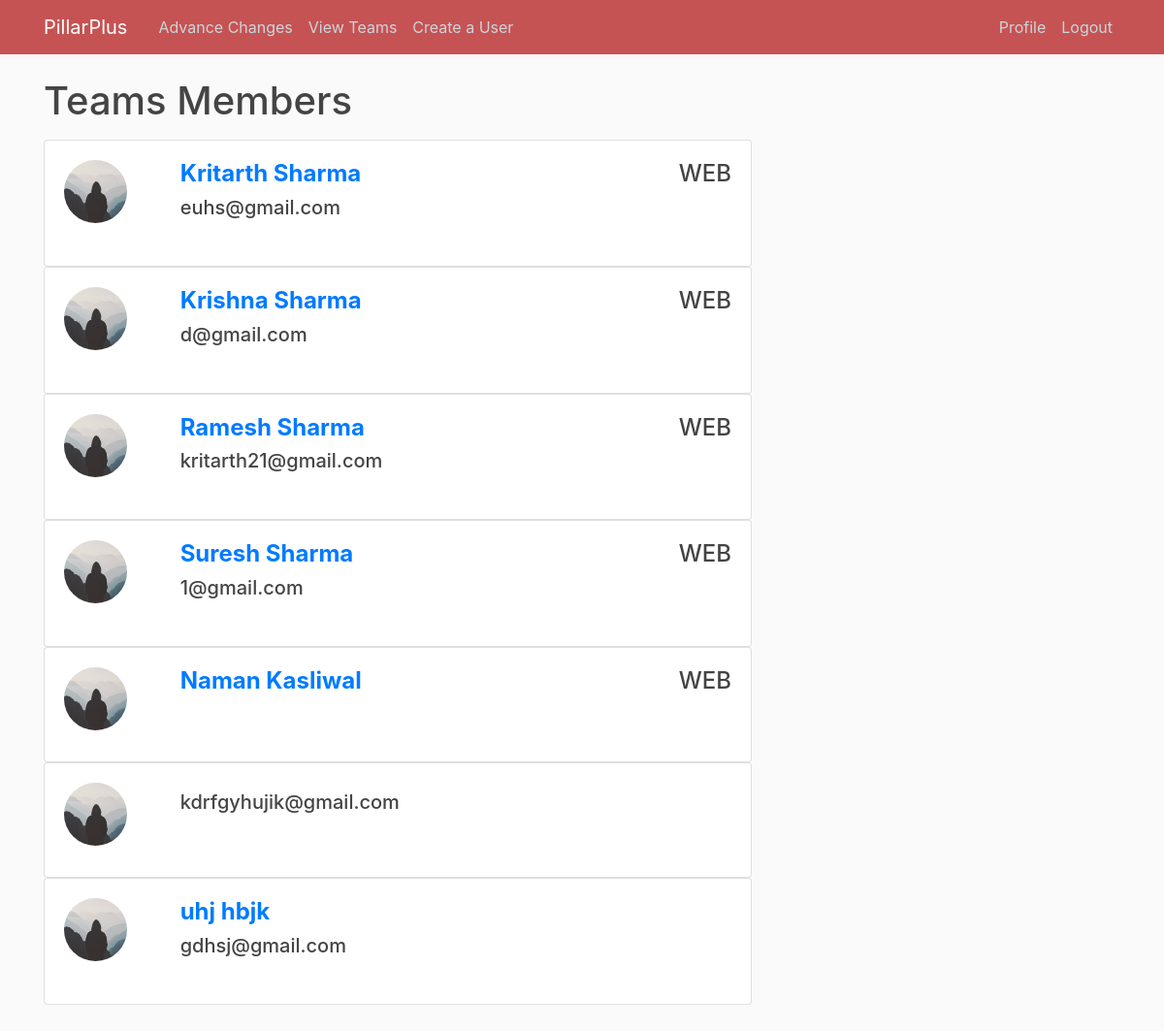
The app's page /Web Developer (signed in), older data.
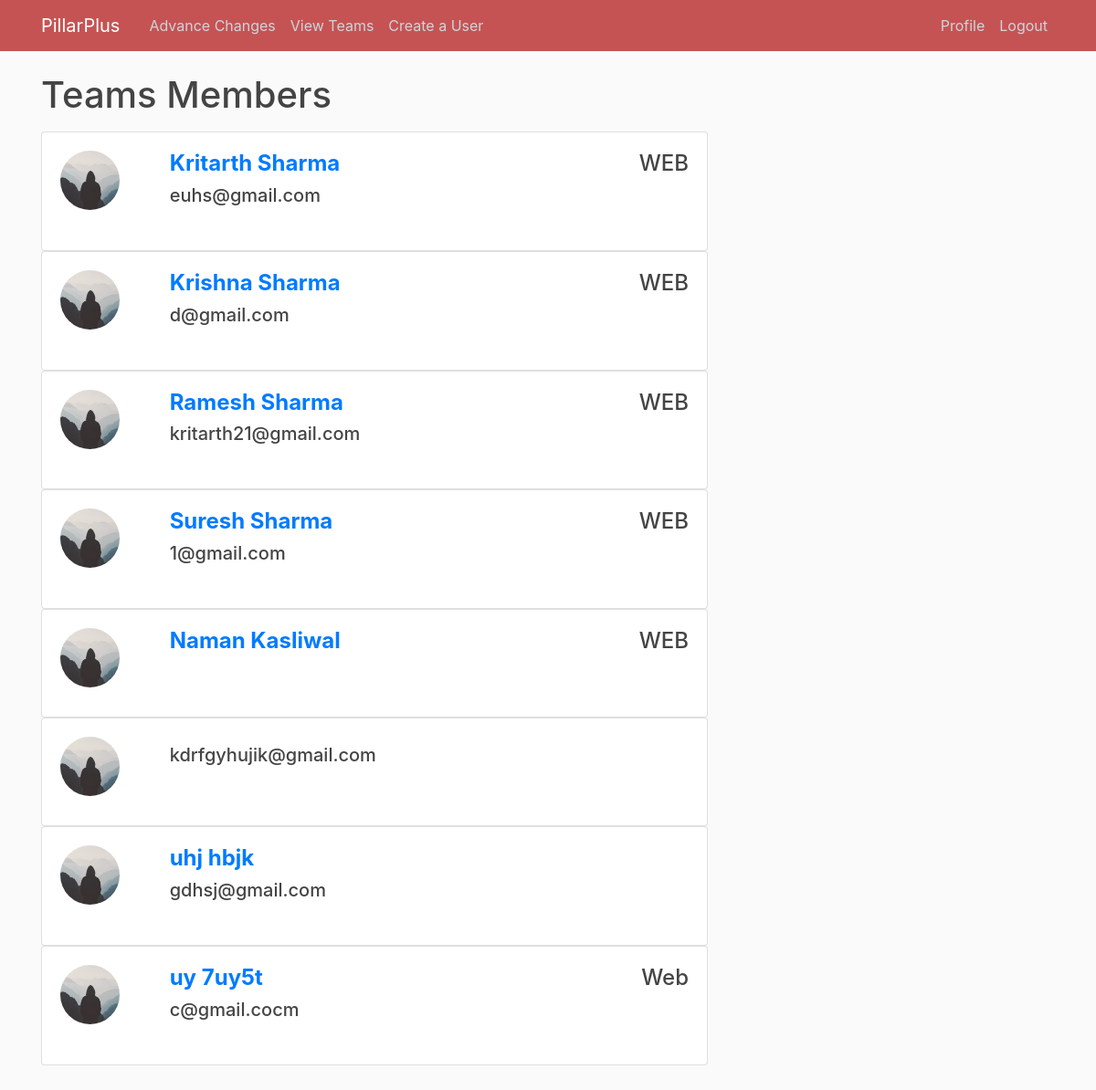
The same page, newer data.
### users/models.py (models this page shows)
class Profile(models.Model):
    user = models.OneToOneField(User, on_delete=models.CASCADE)
    image = models.ImageField(default='default.jpg', upload_to='profile_pics')
    goal=models.CharField(max_length=1000)
    role=models.CharField(max_length=100)
    team=models.ForeignKey(Team,on_delete=models.CASCADE,blank=True, null=True)
    last_time_logout=models.DateTimeField(blank=True, null=True)
    '''def __str__(self):
        return f'{self.user.username} Profile'

    def save(self, *args,**kwargs):
        super().save( *args,**kwargs)

        img = Image.open(self.image.path)

        if img.height > 300 or img.width > 300:
            output_size = (300, 300)
            img.thumbnail(output_size)
            img.save(self.image.path)
    '''

### blog/views.py (the view)
# urls.py: path('<str:name>',views.teammembers,name='teammembers'),
def teammembers(request,name):
    if request.user.is_superuser:
        context = {
                'team': Profile.objects.filter(team__name=name),
            }
        print(context)
        return render(request, 'blog/teammembers.html', context)
    else:
        return redirect('hom')

### blog/templates/blog/teammembers.html (shortened to what this page needs)
{% extends "blog/base.html" %}
{% block content %}
<h1 class="mb-3">Teams Members {{ self.kwargs.name }} </h1>
{% for post in team %}
<div class="container" >
<div class="row">
<div class="card" style="width: 50rem;">
<div class="card-body">
<h5 class="card-title">
<div class="row">
<div class="col-sm-2 col-md-2">
<img src="{{ post.user.profile.image.url }}" alt="" class="rounded-circle article-img"/>
</div>
<div class="col-sm-10 col-md-10" style="">
<h4>
<b> <a  href="{% url 'user-posts' post.user %}">{{ post.user.get_full_name }}</a></b><p style="float:right;"> {{ post.user.profile.role|safe }}
</p></h4>
<p>
{{ post.user.email }}</p>
</div>
</div>
</div>
</div>
<br>
<br>
{% endfor %}
{% endblock content %}

Row changes from the older to the newer data that the page shows:
added Profile: user.profile.image (placeholder picture), user.get_full_name "uy 7uy5t", user.profile.role "Web", user.email "c@gmail.cocm"
